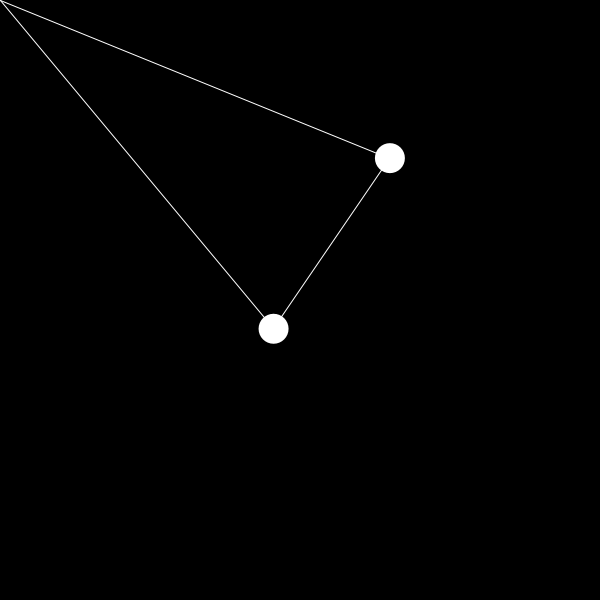
Frame 1 (no input)
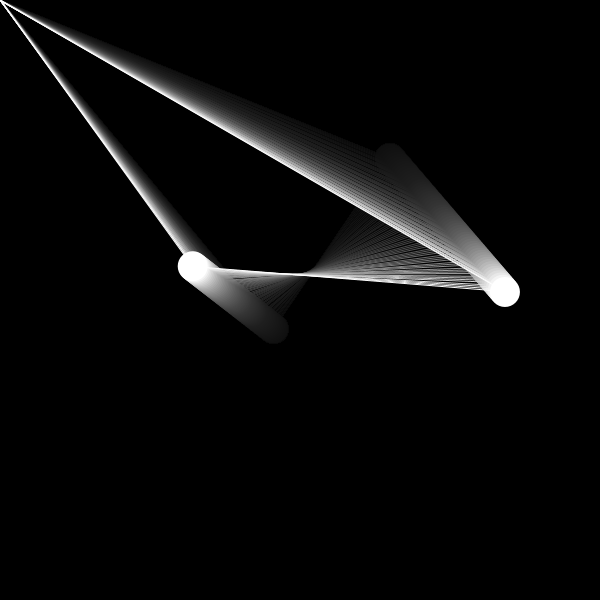
Frame 60 (the mouse pressed at the canvas centre just before this capture)
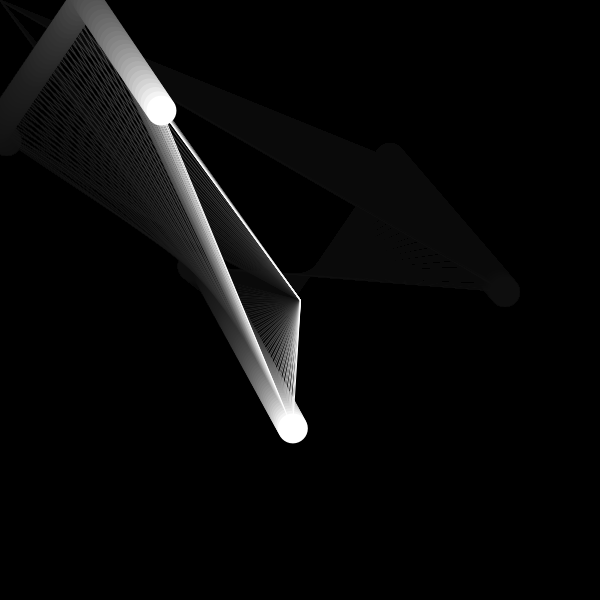
Frame 120 (the mouse held since frame 60 and released just before this capture)

The Processing sketch that drew these frames (run headless with seeded random() and noise(); from frame 60 on, the mouse is pressed at the canvas centre):

// Processing sketch: p07_demo2
// ── p07_demo2.pde
float x1, y1, xi1, yi1;
float x2, y2, xi2, yi2;


void setup()
{
  size(600, 600);
  smooth();
  background(0);
  
  initial();
}

void draw()
{
  x1 += xi1;
  y1 += yi1;
  if(x1>width || x1<0)
  {
    xi1 *= -1;
  }
  if(y1>height || y1<0)
  {
    yi1 *= -1;
  }
  
  
  x2 += xi2;
  y2 += yi2;
  if(x2>width || x2<0)
  {
    xi2 *= -1;
  }
  if(y2>height || y2<0)
  {
    yi2 *= -1;
  }


  
  // background(0);
  
  fill(0, 12);
  noStroke();
  rect(0, 0, width, height);

  // draw ball
  fill(255);
  noStroke();
  
  ellipse(x1, y1, 30, 30);
  ellipse(x2, y2, 30, 30);
  
  stroke(255);
  line(x1, y1, x2, y2);
    
  line(mouseX, mouseY, x1, y1);
  line(mouseX, mouseY, x2, y2);
}


void initial()
{
  x1 = random(width);
  y1 = random(height);
  xi1 = (random(1)>0.5?1:-1) * random(1, 5);
  yi1 = (random(1)>0.5?1:-1) * random(1, 5);
  
  x2 = random(width);
  y2 = random(height);
  xi2 = (random(1)>0.5?1:-1) * random(1, 5);
  yi2 = (random(1)>0.5?1:-1) * random(1, 5);
}


void mousePressed()
{
  background(0);
  initial();
}
